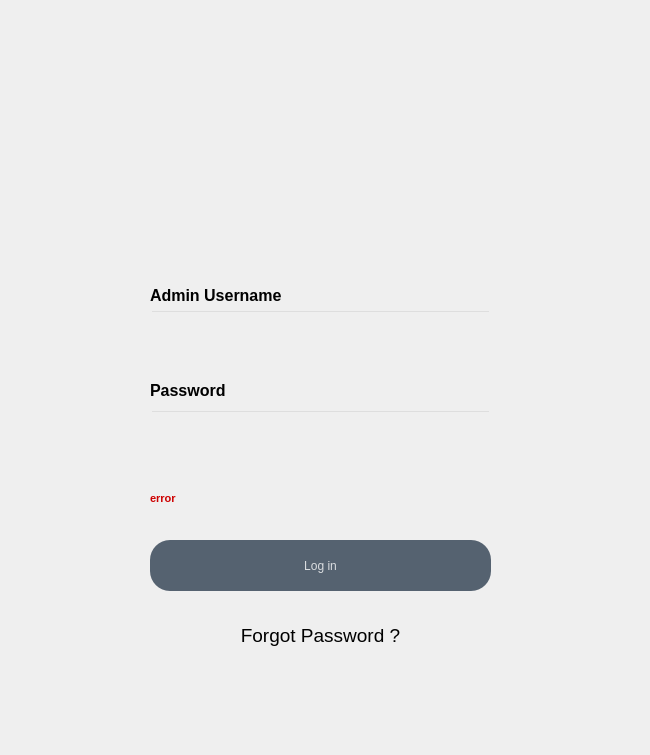
<?xml version="1.0" encoding="UTF-8"?>
<ui version="4.0">
 <class>Login_Page</class>
 <widget class="QWidget" name="Login_Page">
  <property name="geometry">
   <rect>
    <x>0</x>
    <y>0</y>
    <width>650</width>
    <height>755</height>
   </rect>
  </property>
  <property name="windowTitle">
   <string>Login Page</string>
  </property>
  <property name="styleSheet">
   <string notr="true">QPushButton#Login_PB{
	background-color:rgba(85, 98, 112, 255);
	color:rgba(255, 255, 255, 200);
	border-radius:5px;
}
QPushButton#Login_PB:pressed{
	padding-left:5px;
	padding-top:5px;
	background-color:rgba(255, 107, 107, 255);
	background-position:calc(100% - 10px)center;
}
QPushButton#Login_PB:hover{
	background-color:rgba(255, 107, 107, 255);
}

QLabel#error_message_Label{
	color:#cd0000;
}</string>
  </property>
  <widget class="QWidget" name="verticalLayoutWidget">
   <property name="geometry">
    <rect>
     <x>100</x>
     <y>50</y>
     <width>421</width>
     <height>151</height>
    </rect>
   </property>
   <layout class="QVBoxLayout" name="verticalLayout">
    <item>
     <widget class="QLabel" name="SMT_Label">
      <property name="enabled">
       <bool>true</bool>
      </property>
      <property name="sizePolicy">
       <sizepolicy hsizetype="Fixed" vsizetype="Fixed">
        <horstretch>0</horstretch>
        <verstretch>0</verstretch>
       </sizepolicy>
      </property>
      <property name="maximumSize">
       <size>
        <width>411</width>
        <height>101</height>
       </size>
      </property>
      <property name="autoFillBackground">
       <bool>true</bool>
      </property>
      <property name="styleSheet">
       <string notr="true"/>
      </property>
      <property name="text">
       <string/>
      </property>
      <property name="textFormat">
       <enum>Qt::PlainText</enum>
      </property>
      <property name="pixmap">
       <pixmap>../Login/Trail_04/icons1/aa.png</pixmap>
      </property>
      <property name="scaledContents">
       <bool>true</bool>
      </property>
     </widget>
    </item>
   </layout>
  </widget>
  <widget class="QLabel" name="username_Label">
   <property name="geometry">
    <rect>
     <x>150</x>
     <y>280</y>
     <width>341</width>
     <height>31</height>
    </rect>
   </property>
   <property name="font">
    <font>
     <family>MS Shell Dlg 2</family>
     <pointsize>12</pointsize>
     <weight>75</weight>
     <italic>false</italic>
     <bold>true</bold>
    </font>
   </property>
   <property name="styleSheet">
    <string notr="true"/>
   </property>
   <property name="text">
    <string>Admin Username</string>
   </property>
  </widget>
  <widget class="QLineEdit" name="username_LineEdit">
   <property name="geometry">
    <rect>
     <x>150</x>
     <y>310</y>
     <width>341</width>
     <height>51</height>
    </rect>
   </property>
   <property name="styleSheet">
    <string notr="true">background-color:rgba(0,0,0,0);
font: 12pt &quot;MS Shell Dlg 2&quot;;</string>
   </property>
  </widget>
  <widget class="QPushButton" name="Login_PB">
   <property name="geometry">
    <rect>
     <x>150</x>
     <y>540</y>
     <width>341</width>
     <height>51</height>
    </rect>
   </property>
   <property name="styleSheet">
    <string notr="true">border-radius:20px;
font: 14pt &quot;MS Shell Dlg 2&quot;;</string>
   </property>
   <property name="text">
    <string>Log in</string>
   </property>
  </widget>
  <widget class="QLabel" name="password_Label">
   <property name="geometry">
    <rect>
     <x>150</x>
     <y>380</y>
     <width>131</width>
     <height>20</height>
    </rect>
   </property>
   <property name="font">
    <font>
     <pointsize>12</pointsize>
     <weight>75</weight>
     <bold>true</bold>
    </font>
   </property>
   <property name="styleSheet">
    <string notr="true"/>
   </property>
   <property name="text">
    <string>Password</string>
   </property>
  </widget>
  <widget class="QLineEdit" name="password_LineEdit">
   <property name="geometry">
    <rect>
     <x>150</x>
     <y>410</y>
     <width>341</width>
     <height>51</height>
    </rect>
   </property>
   <property name="styleSheet">
    <string notr="true">background-color:rgba(0,0,0,0);
font: 12pt &quot;MS Shell Dlg 2&quot;;</string>
   </property>
  </widget>
  <widget class="QPushButton" name="Forgot_Password_PB">
   <property name="geometry">
    <rect>
     <x>150</x>
     <y>610</y>
     <width>341</width>
     <height>51</height>
    </rect>
   </property>
   <property name="font">
    <font>
     <family>MS Shell Dlg 2</family>
     <pointsize>14</pointsize>
     <weight>50</weight>
     <italic>false</italic>
     <bold>false</bold>
    </font>
   </property>
   <property name="styleSheet">
    <string notr="true">border-radius:20px;
font: 14pt &quot;MS Shell Dlg 2&quot;;</string>
   </property>
   <property name="text">
    <string>Forgot Password ?</string>
   </property>
  </widget>
  <widget class="QLabel" name="error_message_Label">
   <property name="geometry">
    <rect>
     <x>150</x>
     <y>490</y>
     <width>400</width>
     <height>16</height>
    </rect>
   </property>
   <property name="font">
    <font>
     <family>MS Shell Dlg 2</family>
     <pointsize>8</pointsize>
     <weight>75</weight>
     <italic>false</italic>
     <bold>true</bold>
    </font>
   </property>
   <property name="styleSheet">
    <string notr="true"/>
   </property>
   <property name="text">
    <string>error</string>
   </property>
   <property name="wordWrap">
    <bool>true</bool>
   </property>
  </widget>
 </widget>
 <tabstops>
  <tabstop>username_LineEdit</tabstop>
  <tabstop>password_LineEdit</tabstop>
  <tabstop>Login_PB</tabstop>
  <tabstop>Forgot_Password_PB</tabstop>
 </tabstops>
 <resources/>
 <connections/>
</ui>
